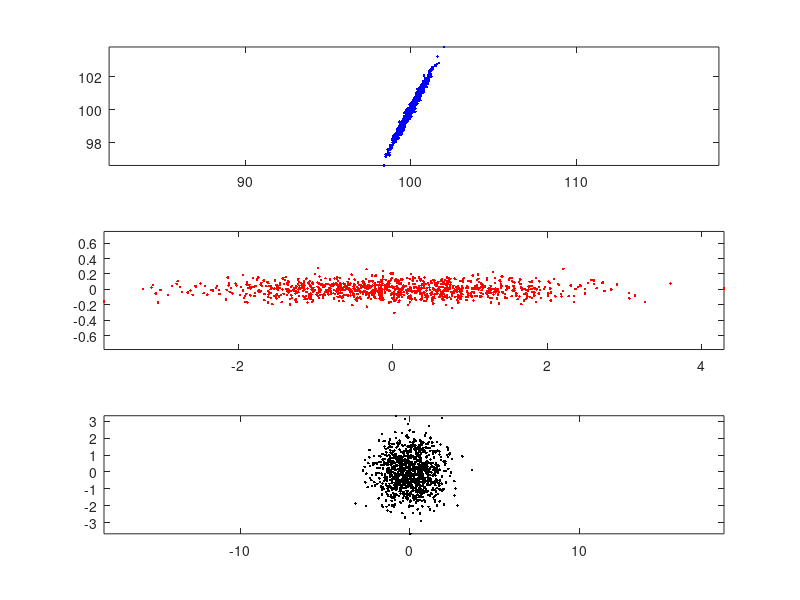

This chart was generated by the following MATLAB code:
clear all, close all,

n = 2; N = 1000;
mu = 100*ones(n,1); A = rand(n,n); Sigma = A*A';
x = A*randn(n,N)+mu*ones(1,N);

muhat = mean(x,2); Sigmahat = cov(x');
xzm = x - muhat*ones(1,N);
[Q,D] = eig(Sigmahat);
[d,ind] = sort(diag(D),'descend');
Q = Q(:,ind);
D = diag(d);
y = Q'*xzm;
z = D^(-1/2)*Q'*xzm;

figure(1), 
subplot(3,1,1),plot(x(1,:),x(2,:),'.b'); axis equal,
subplot(3,1,2),plot(y(1,:),y(2,:),'.r'); axis equal,
subplot(3,1,3),plot(z(1,:),z(2,:),'.k'); axis equal,

